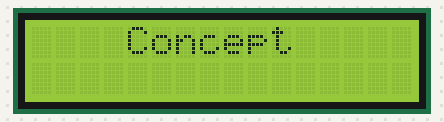
Simulated run of this sketch. Board: Arduino Uno, built with avr-gcc and run on an emulated ATmega328P. Shown: 16×2 character LCD.

Above: at 0.1 s.
At 2.1 s:
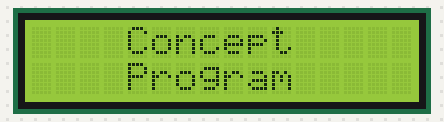

The sketch:

My_LCD_Test.ino
```cpp
// My_LCD_Test
// displays a test message on the LCD

// include libraries for I2C comms and LCD driver
#include <Wire.h>
#include <LiquidCrystal_I2C.h>

// LCD I2C address, cols, rows
#define LCDADDR 0x27
#define LCDCOLS 16
#define LCDROWS 2

// create an LCD object "lcd"
LiquidCrystal_I2C lcd(LCDADDR, LCDCOLS, LCDROWS);

// setup runs once on upload
void setup() {
  // initialise the LCD & switch the backlight on
  lcd.init();
  lcd.backlight();

  // move the cursor to col, row and output text
  lcd.setCursor(3, 0);
  lcd.print(" Concept ");

  // wait 2 sec (2000ms)
  delay(2000);

  // move the cursor to col, row and output text
  lcd.setCursor(3, 1);
  lcd.print(" Program ");
}

// loop does nothing, but must be here
void loop() {

}
```
